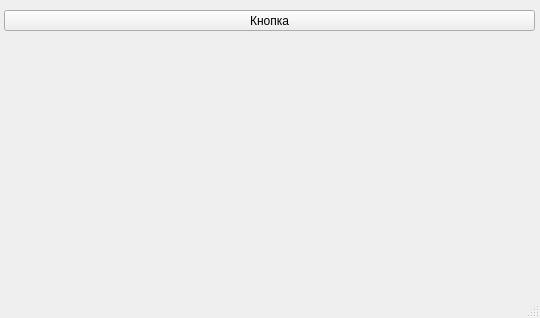
<?xml version="1.0" encoding="UTF-8"?>
<ui version="4.0">
 <class>MainWindow</class>
 <widget class="QMainWindow" name="MainWindow">
  <property name="geometry">
   <rect>
    <x>0</x>
    <y>0</y>
    <width>540</width>
    <height>318</height>
   </rect>
  </property>
  <property name="windowTitle">
   <string>MainWindow</string>
  </property>
  <widget class="QWidget" name="centralwidget">
   <widget class="QPushButton" name="pushButton">
    <property name="geometry">
     <rect>
      <x>4</x>
      <y>10</y>
      <width>531</width>
      <height>21</height>
     </rect>
    </property>
    <property name="text">
     <string>Кнопка</string>
    </property>
   </widget>
  </widget>
  <widget class="QMenuBar" name="menubar">
   <property name="geometry">
    <rect>
     <x>0</x>
     <y>0</y>
     <width>540</width>
     <height>21</height>
    </rect>
   </property>
  </widget>
  <widget class="QStatusBar" name="statusbar"/>
 </widget>
 <resources/>
 <connections/>
</ui>
